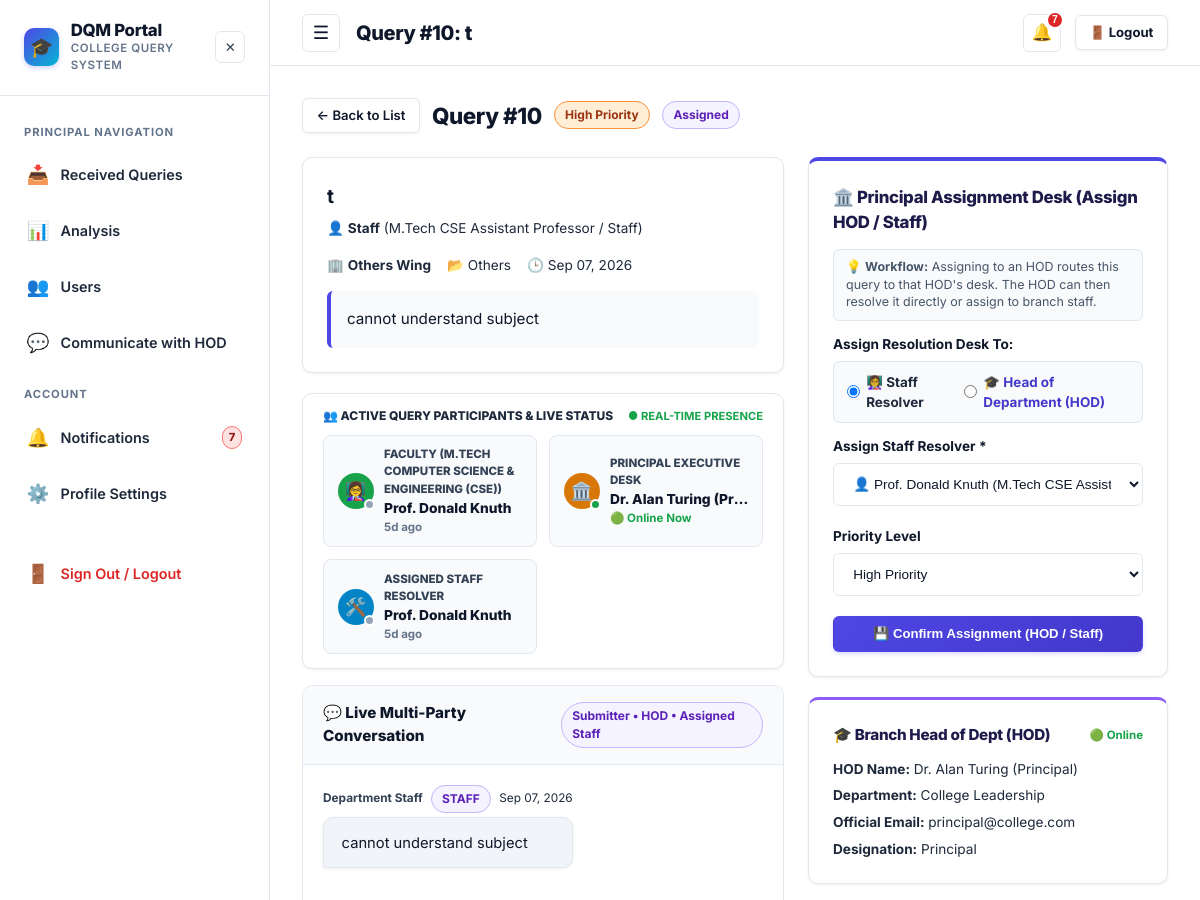
The page /query/10 (signed in, upper part) on the database as committed earlier.
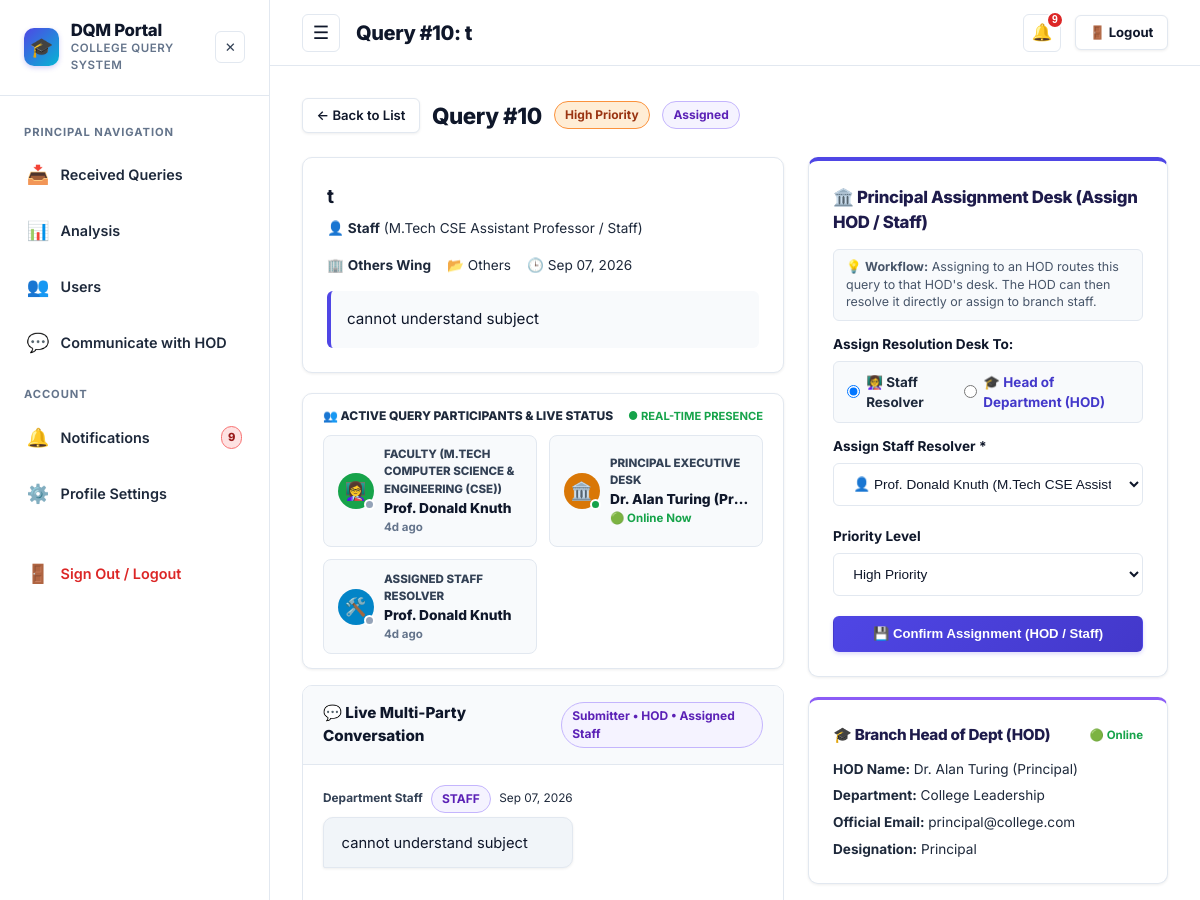
The same page on the database as committed later.
### tables this page shows
CREATE TABLE users (
    id INTEGER PRIMARY KEY AUTOINCREMENT,
    name TEXT DEFAULT 'Anonymous User',
    email TEXT NOT NULL UNIQUE,
    password_hash TEXT NOT NULL,
    role TEXT NOT NULL DEFAULT 'student',
    level TEXT,
    department TEXT,
    course TEXT,
    year INTEGER,
    phone TEXT,
    roll_no TEXT,
    designation TEXT,
    is_active INTEGER DEFAULT 1,
    last_active_at TIMESTAMP DEFAULT CURRENT_TIMESTAMP,
    created_at TIMESTAMP DEFAULT CURRENT_TIMESTAMP
);

### app.py (the view, shortened to what this page needs)
@app.route('/query/<int:query_id>')
@login_required
def query_details(query_id):
    user = get_current_user()
    db = get_db()
    query = db.execute("""
        SELECT q.*, u.name as user_name, u.email as user_email, u.role as user_role, u.roll_no, u.phone,
               u.designation as user_designation, u.level as user_level, u.course as user_course,
               staff.name as staff_name, staff.email as staff_email, staff.department as staff_department,
               staff.designation as staff_designation, staff.phone as staff_phone
        FROM queries q
        JOIN users u ON q.user_id = u.id
        LEFT JOIN users staff ON q.assigned_staff_id = staff.id
        WHERE q.id = ?
    """, (query_id,)).fetchone()
    if not query:
        flash('Query not found.', 'danger')
        return redirect(url_for('dashboard'))
    is_submitter = (user['id'] == query['user_id'])
    is_admin = (user['role'] in ['admin', 'principal'])
    is_ao = (user['role'] == 'ao')
    is_hod = (user['role'] == 'hod')
    is_assigned = (query['assigned_staff_id'] == user['id'])
    is_staff = (user['role'] in ['staff', 'office_staff', 'faculty'])
    if not (is_submitter or is_admin or is_ao or is_hod or is_assigned or is_staff):
        flash('Access restricted: You do not have permission to view this query.', 'warning')
        if user['role'] in ['staff', 'office_staff', 'faculty', 'hod', 'ao']:
            return redirect(url_for('department_dashboard'))
        return redirect(url_for('dashboard'))
    messages = db.execute("""
        SELECT m.*, u.name as sender_name, u.role as sender_role, u.department as sender_department
        FROM messages m
        JOIN users u ON m.sender_id = u.id
        WHERE m.query_id = ?
        ORDER BY m.created_at ASC
    """, (query_id,)).fetchall()
    visible_messages = []
    for msg in messages:
        if msg['is_internal_note'] and user['role'] in ['student', 'faculty']:
            continue
        visible_messages.append(msg)
    attachments = db.execute("""
        SELECT a.*, u.name as uploader_name
        FROM attachments a
        JOIN users u ON a.uploaded_by = u.id
        WHERE a.query_id = ?
        ORDER BY a.created_at ASC
    """, (query_id,)).fetchall()
    if user['role'] == 'hod':
        if user.get('course'):
            dept_staff = db.execute(
                "SELECT id, name, email, role, department, designation FROM users WHERE role IN ('staff', 'faculty') AND (department = ? OR department IS NULL) AND (course = ? OR course IS NULL) AND is_active = 1 ORDER BY name ASC",
                (user['department'], user['course'])
            ).fetchall()
        else:
            dept_staff = db.execute(
                "SELECT id, name, email, role, department, designation FROM users WHERE role IN ('staff', 'faculty') AND (department = ? OR department IS NULL) AND is_active = 1 ORDER BY name ASC",
                (user['department'],)
            ).fetchall()
        if not dept_staff:
            dept_staff = db.execute(
                "SELECT id, name, email, role, department, designation FROM users WHERE role IN ('staff', 'faculty') AND is_active = 1 ORDER BY name ASC"
            ).fetchall()
    else:
        dept_staff = db.execute(
            "SELECT id, name, email, role, department, designation FROM users WHERE role IN ('staff', 'office_staff', 'faculty', 'admin') AND is_active = 1 ORDER BY department ASC, name ASC"
        ).fetchall()
    audit_logs = db.execute("""
        SELECT a.*, u.name as actor_name
        FROM audit_logs a
        LEFT JOIN users u ON a.user_id = u.id
        WHERE a.query_id = ?
        ORDER BY a.created_at DESC
    """, (query_id,)).fetchall()
    sub_row = db.execute("SELECT id, name, role, department, course, level, year, roll_no, last_active_at FROM users WHERE id = ?", (query['user_id'],)).fetchone()
    sub_is_online = False
    if sub_row:
        if (sub_row['id'] in ONLINE_USERS) or (user and user['id'] == sub_row['id']):
            sub_is_online = True
        elif sub_row['last_active_at']:
            try:
                sub_dt = datetime.strptime(sub_row['last_active_at'].split('.')[0], '%Y-%m-%d %H:%M:%S')
                if (datetime.now() - sub_dt).total_seconds() < 900:
                    sub_is_online = True
            except Exception:
                pass
    try:
        q_dt = datetime.strptime(query['created_at'].split('.')[0], '%Y-%m-%d %H:%M:%S')
        if (datetime.now() - q_dt).total_seconds() < 900:
            sub_is_online = True
    except Exception:
        pass
    sub_role_display = 'Student'
    if sub_row:
        if sub_row['role'] == 'student':
            c_info = f"{sub_row['course'] or query['course'] or 'UG'} {sub_row['department'] or query['department'] or ''}".strip()
            y_info = f" - Yr {sub_row['year'] or query['year']}" if (sub_row['year'] or query['year']) else ""
            sub_role_display = f"Student ({c_info}{y_info})"
        elif sub_row['role'] in ['faculty', 'staff']:
            desig_txt = (sub_row['designation'] if 'designation' in sub_row.keys() and sub_row['designation'] else None) or 'Faculty'
            prog_txt = f"{query['course'] or sub_row['course'] or ''} {sub_row['department'] or query['department'] or ''}".strip()
            sub_role_display = f"{desig_txt} ({prog_txt})".strip()
        else:
            sub_role_display = sub_row['role'].capitalize()
    submitter_presence = {
        'id': sub_row['id'] if sub_row else query['user_id'],
        'name': sub_row['name'] if sub_row else 'Student Submitter',
        'role': sub_role_display,
        'is_student': (sub_row['role'] == 'student') if sub_row else True,
        'is_faculty': (sub_row['role'] in ['faculty', 'staff']) if sub_row else False,
        'department': sub_row['department'] if (sub_row and sub_row['department']) else query['department'],
        'course': sub_row['course'] if (sub_row and sub_row['course']) else (query['course'] if 'course' in query.keys() else None),
        'year': sub_row['year'] if (sub_row and sub_row['year']) else (query['year'] if 'year' in query.keys() else None),
        'roll_no': sub_row['roll_no'] if (sub_row and sub_row['roll_no']) else (query['roll_no'] if 'roll_no' in query.keys() else None),
        'is_online': sub_is_online,
        'last_active': 'Just now' if sub_is_online else (sub_row['last_active_at'] if sub_row else query['created_at'])
    }
    authority_presence = None
    q_cat = query['category']
    if q_cat == 'Administrative':
        ao_row = db.execute("SELECT id, name, email, role, department, designation, last_active_at FROM users WHERE role = 'ao' ORDER BY id LIMIT 1").fetchone()
        if ao_row:
            ao_online = (ao_row['id'] in ONLINE_USERS) or (user and user['id'] == ao_row['id'])
            authority_presence = {
                'id': ao_row['id'],
                'name': ao_row['name'],
                'email': ao_row['email'],
                'role_type': 'ao',
                'role_title': 'Administrative Officer (AO)',
                'icon': '🏢',
                'department': 'Administrative Wing',
                'designation': ao_row['designation'] or 'Administrative Officer',
                'is_online': ao_online,
                'last_active': 'Just now' if ao_online else ao_row['last_active_at']
            }
    elif q_cat == 'Others':
        prin_row = db.execute("SELECT id, name, email, role, department, designation, last_active_at FROM users WHERE role = 'principal' ORDER BY id LIMIT 1").fetchone()
        if prin_row:
            prin_online = (prin_row['id'] in ONLINE_USERS) or (user and user['id'] == prin_row['id'])
            authority_presence = {
                'id': prin_row['id'],
                'name': prin_row['name'],
                'email': prin_row['email'],
                'role_type': 'principal',
                'role_title': 'Principal Executive Desk',
                'icon': '🏛️',
                'department': 'College Leadership',
                'designation': prin_row['designation'] or 'Principal',
                'is_online': prin_online,
                'last_active': 'Just now' if prin_online else prin_row['last_active_at']
            }
    hod_presence = authority_presence
    staff_presence = None
    if query['assigned_staff_id']:
        staff_row = db.execute("SELECT id, name, role, department, designation, last_active_at FROM users WHERE id = ?", (query['assigned_staff_id'],)).fetchone()
        if staff_row:
            staff_online = (staff_row['id'] in ONLINE_USERS) or (user and user['id'] == staff_row['id'])
            if staff_row['role'] == 'hod':
                role_label = 'Assigned Head of Dept (HOD)'
                desig_label = staff_row['designation'] or 'Head of Department'
            elif staff_row['role'] == 'office_staff':
                role_label = 'Office Staff Resolver'
                desig_label = staff_row['designation'] or 'Office Staff'
            else:
                role_label = 'Assigned Staff Resolver'
                desig_label = staff_row['designation'] or 'Department Staff'
            staff_presence = {
                'id': staff_row['id'],
                'name': staff_row['name'],
                'role': role_label,
                'role_type': staff_row['role'],
                'department': staff_row['department'] or query['department'],
                'designation': desig_label,
                'is_online': staff_online,
                'last_active': 'Just now' if staff_online else staff_row['last_active_at']
            }
    is_assigned_to_current_hod = bool(user and user['role'] == 'hod' and query['assigned_staff_id'] == user['id'])
    all_hods = db.execute("""
        SELECT id, name, email, role, level, course, department, designation
        FROM users
        WHERE role = 'hod' AND is_active = 1
        ORDER BY level ASC, course ASC, name ASC
    """).fetchall()
    all_staff = db.execute("""
        SELECT id, name, email, role, level, course, department, designation
        FROM users
        WHERE role IN ('staff', 'office_staff', 'faculty') AND is_active = 1
        ORDER BY department ASC, name ASC
    """).fetchall()
    return render_template(
        'query_details.html',
        query=query,
        messages=visible_messages,
        attachments=attachments,
        dept_staff=dept_staff,
        all_hods=all_hods,
        all_staff=all_staff,
        audit_logs=audit_logs,
        submitter_presence=submitter_presence,
        authority_presence=authority_presence,
        staff_presence=staff_presence,
        hod_presence=hod_presence,
        is_assigned_to_current_hod=is_assigned_to_current_hod
    )

### app.py (called while the page is built)
@app.before_request
def track_user_activity():
    user = get_current_user()
    if user and user.get('id'):
        uid = user['id']
        if uid not in ONLINE_USERS:
            ONLINE_USERS[uid] = set()
        now_str = datetime.now().strftime('%Y-%m-%d %H:%M:%S')
        try:
            db = get_db()
            db.execute("UPDATE users SET last_active_at = ? WHERE id = ?", (now_str, uid))
            db.commit()
        except Exception:
            pass

def login_required(f):
    @wraps(f)
    def decorated_function(*args, **kwargs):
        user = get_current_user()
        if not user:
            session.clear()
            flash('Please log in to access this page.', 'warning')
            return redirect(url_for('login', next=request.url))
        return f(*args, **kwargs)
    return decorated_function

def get_current_user():
    if 'user_id' in session:
        db = get_db()
        user = db.execute('SELECT * FROM users WHERE id = ?', (session['user_id'],)).fetchone()
        if not user or not user['is_active']:
            session.clear()
            return None
        return dict(user)
    return None

### templates/query_details.html (shortened to what the changed rows need)
{% extends 'base.html' %}
{% block content %}
<div style="max-width: 1200px; margin: 0 auto;">
  <div style="display: flex; justify-content: space-between; align-items: center; margin-bottom: 1.5rem; flex-wrap: wrap; gap: 1rem;">
    <div style="display: flex; align-items: center; gap: 0.75rem; flex-wrap: wrap;">
      <h1 style="font-size: 1.4rem; font-weight: 800; color: var(--text-main); margin: 0;">
        Query #{{ query.id }}
      </h1>
    </div>
  </div>
  <div style="display: grid; grid-template-columns: 1fr 360px; gap: 1.5rem; align-items: start;">
    <div>
      <div class="card" style="margin-bottom: 1.25rem;">
        <h2 style="font-size: 1.2rem; font-weight: 700; color: var(--text-main); margin-bottom: 0.5rem;">
          {{ query.title }}
        </h2>
        <div style="font-size: 0.85rem; color: var(--text-muted); display: flex; gap: 1rem; flex-wrap: wrap; margin-bottom: 1rem;">
          <span>👤 <strong>{{ query.user_role | capitalize }}</strong>{% if query.user_designation %} ({{ query.user_designation }}){% endif %}</span>
          <span>🏢 <strong>{{ query.department }} Wing</strong></span>
          <span>📂 {{ query.category }}</span>
          <span>🕒 {{ query.created_at | timeago }}</span>
        </div>
      </div>
      <div class="card" style="margin-bottom: 1rem; padding: 0.85rem 1.25rem; background: #ffffff; border: 1px solid #e2e8f0;">
        <div style="display: grid; grid-template-columns: repeat(auto-fit, minmax(210px, 1fr)); gap: 0.75rem;">
          <div style="background: #f8fafc; border: 1.5px solid #e2e8f0; border-radius: 8px; padding: 0.65rem 0.85rem; display: flex; align-items: center; gap: 0.65rem;">
            <div style="overflow: hidden; flex-grow: 1;">
              <div style="font-size: 0.72rem; font-weight: 800; color: var(--text-muted); text-transform: uppercase;">
                {{ submitter_presence.role }}
              </div>
              <div style="font-size: 0.86rem; font-weight: 800; color: #0f172a; white-space: nowrap; overflow: hidden; text-overflow: ellipsis;">
                {{ submitter_presence.name }}
              </div>
              <div class="user-presence-text" data-user-id="{{ submitter_presence.id }}" style="font-size: 0.72rem; color: {% if submitter_presence and submitter_presence.is_online %}#16a34a{% else %}#64748b{% endif %}; font-weight: 700;">
                {% if submitter_presence and submitter_presence.is_online %}🟢 Online Now{% elif submitter_presence and submitter_presence.last_active %}{{ submitter_presence.last_active | timeago }}{% else %}Recently active{% endif %}
              </div>
            </div>
          </div>
          <div style="background: #f8fafc; border: 1.5px solid #e2e8f0; border-radius: 8px; padding: 0.65rem 0.85rem; display: flex; align-items: center; gap: 0.65rem;">
            <div style="overflow: hidden; flex-grow: 1;">
              <div style="font-size: 0.72rem; font-weight: 800; color: var(--text-muted); text-transform: uppercase;">
                {{ staff_presence.role if staff_presence else 'Resolver Status' }}
              </div>
              <div style="font-size: 0.86rem; font-weight: 800; color: {% if staff_presence %}#0f172a{% else %}#b45309{% endif %}; white-space: nowrap; overflow: hidden; text-overflow: ellipsis;">
                {{ staff_presence.name if staff_presence else 'Pending Staff Assignment' }}
              </div>
              <div class="user-presence-text" {% if query.assigned_staff_id %}data-user-id="{{ query.assigned_staff_id }}"{% endif %} style="font-size: 0.72rem; color: {% if staff_presence and staff_presence.is_online %}#16a34a{% elif staff_presence and staff_presence.last_active %}#64748b{% else %}#b45309{% endif %}; font-weight: 700;">
                {% if staff_presence and staff_presence.is_online %}🟢 Online Now{% elif staff_presence and staff_presence.last_active %}{{ staff_presence.last_active | timeago }}{% else %}Awaiting assignment{% endif %}
              </div>
            </div>
          </div>
        </div>
      </div>
    </div>
  </div>
</div>
{% endblock %}

Rows that differ between the two databases and show on the page:
changed users "Prof. Donald Knuth": last_active "5d ago" → "4d ago"
Other text that changed with them:
{{ unread_notifications_count }}: "7" → "9"
